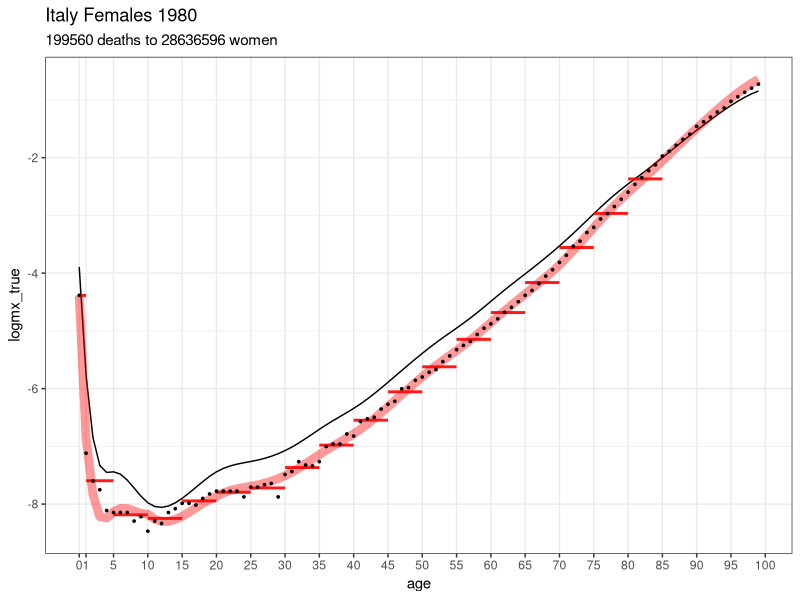
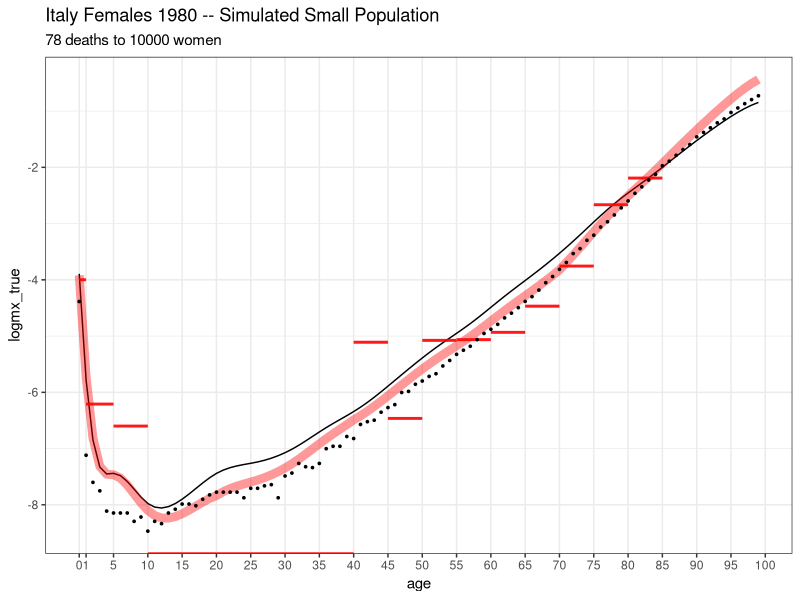
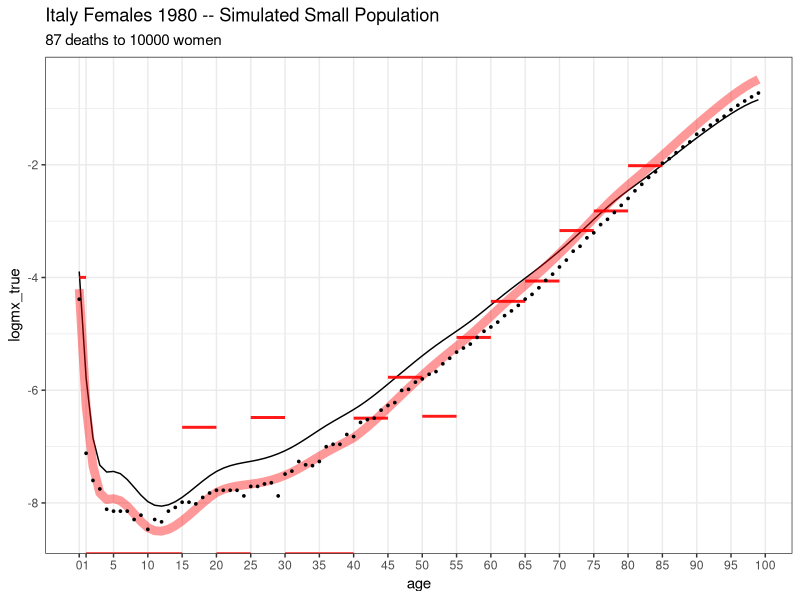
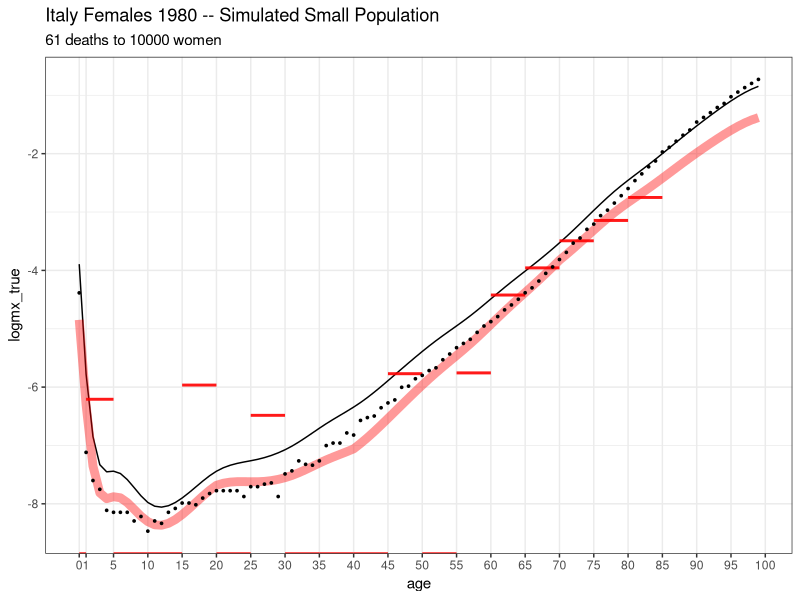
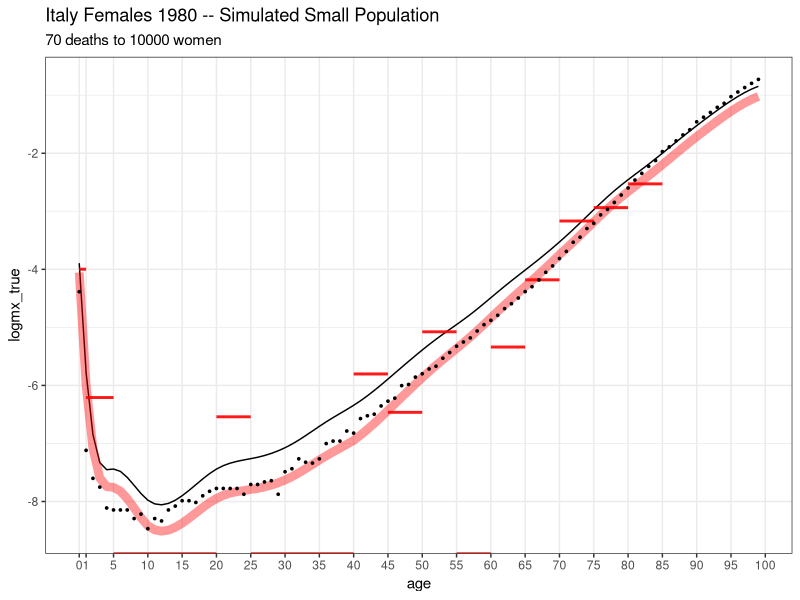
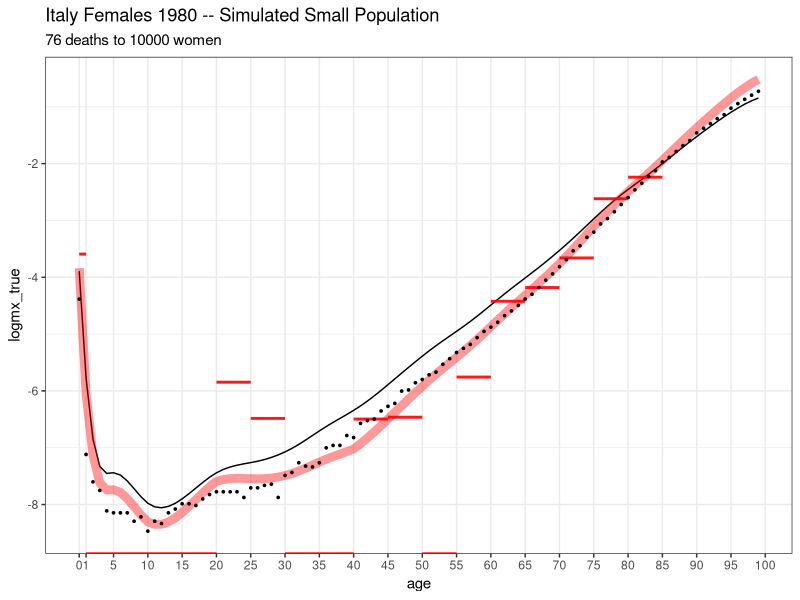
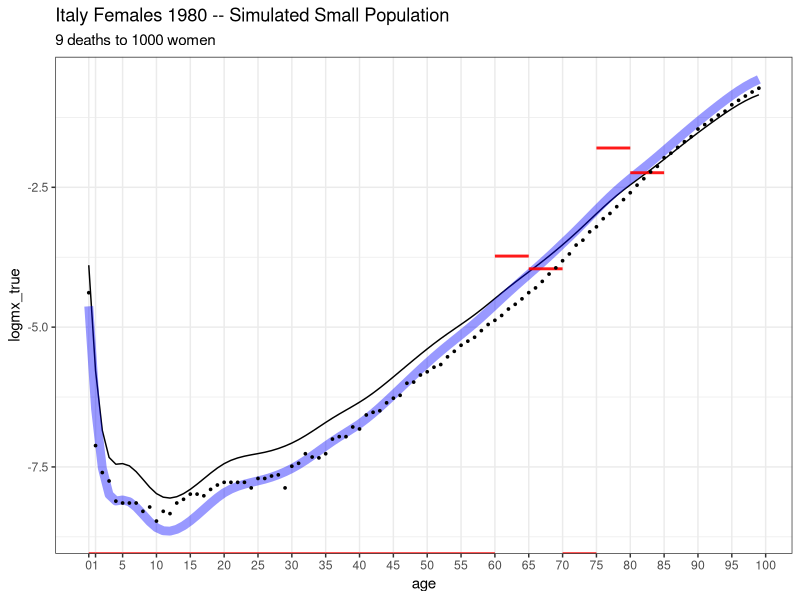
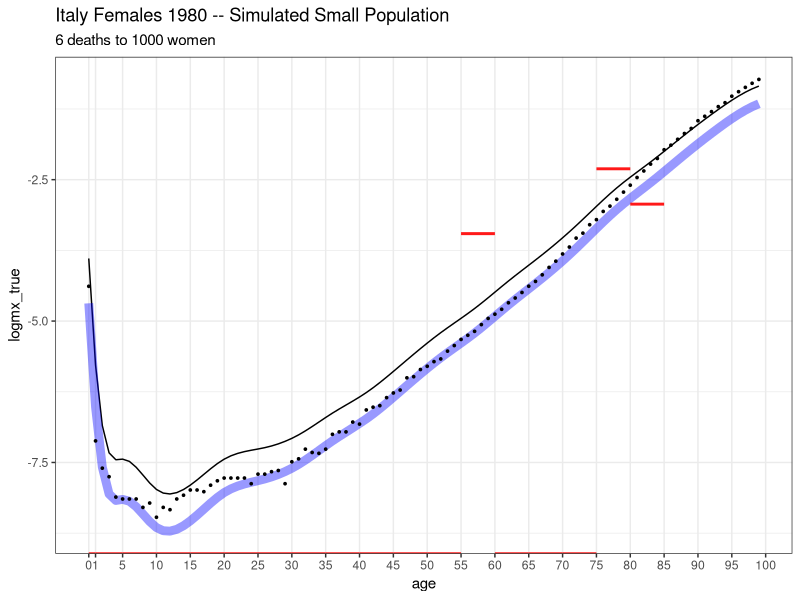

Recreate these plots in R, in order.
## ---- chunk 1
knitr::opts_chunk$set(echo = TRUE)
## ---- chunk 2
library(tidyverse, quietly = TRUE)
library(splines, quietly = TRUE)

## Italian female 1980 HMD data for age groups

L = c(0,1,seq(5,80,5))
U = c(tail(L,-1),85)

N = c(312106.85, 1423566.3, 2105814.63, 2249555.41, 2230885.74, 1983157.8, 
1874479.58, 1989351.99, 1772133.73, 1896866.51, 1836597.36, 1834496.64, 
1811178.38, 1192763.85, 1498384.03, 1223810.9, 863725.92, 537720.77)

D = c(3889, 716, 587, 589, 791, 816, 832, 1257, 1651, 2721, 4310, 
6636, 10536, 11043, 23312, 34945, 44537, 50392)
  

## standard schedule is (arbitrarily) the 1959 period schedule 
## for Canadian females at ages 0,1,...,99 
## these are the log mortality rates
std = c(-3.8933, -5.7776, -6.8474, -7.3298, -7.4519, -7.4408, -7.4807, 
-7.5845, -7.7219, -7.8628, -7.9771, -8.041, -8.0568, -8.0329, 
-7.9779, -7.9005, -7.8088, -7.7101, -7.6113, -7.5195, -7.4415, 
-7.3823, -7.3393, -7.308, -7.2837, -7.2619, -7.238, -7.2082, 
-7.1712, -7.1264, -7.0735, -7.0118, -6.9414, -6.8648, -6.7849, 
-6.7047, -6.6272, -6.5544, -6.4845, -6.4147, -6.3423, -6.2645, 
-6.1791, -6.0872, -5.9904, -5.8903, -5.7887, -5.6869, -5.586, 
-5.4866, -5.3895, -5.2953, -5.2049, -5.1186, -5.0347, -4.9513, 
-4.8664, -4.778, -4.6847, -4.5877, -4.4887, -4.3895, -4.2918, 
-4.1969, -4.1041, -4.0122, -3.9199, -3.8261, -3.7296, -3.6303, 
-3.5278, -3.4221, -3.3129, -3.2004, -3.0861, -2.9716, -2.8589, 
-2.7497, -2.6458, -2.5482, -2.4556, -2.3659, -2.2771, -2.187, 
-2.0942, -1.9991, -1.9028, -1.8062, -1.7105, -1.6164, -1.5242, 
-1.434, -1.3458, -1.2596, -1.1758, -1.0958, -1.0212, -0.9535, 
-0.8944, -0.8454)

## single-year log mortality rates from HMD
## these are the targets for TOPALS estimation
ITA_HMD_logmx = 
  c(-4.3852, -7.1185, -7.6009, -7.7517, -8.1117, -8.1456, -8.1456, 
-8.1456, -8.294, -8.2171, -8.4684, -8.294, -8.3349, -8.1456, 
-8.0789, -7.9866, -7.9866, -8.0164, -7.902, -7.824, -7.7753, 
-7.7753, -7.7753, -7.7753, -7.8753, -7.7063, -7.7063, -7.6628, 
-7.6417, -7.8753, -7.4876, -7.4354, -7.2644, -7.3233, -7.3385, 
-7.2644, -7.0021, -6.959, -6.959, -6.7855, -6.8216, -6.5713, 
-6.5225, -6.4956, -6.3539, -6.2712, -6.2196, -6.0035, -5.9835, 
-5.8569, -5.7992, -5.7169, -5.6694, -5.5315, -5.433, -5.3247, 
-5.2514, -5.1814, -5.0625, -4.9533, -4.8783, -4.7915, -4.6767, 
-4.5923, -4.4945, -4.3836, -4.2992, -4.1825, -4.0513, -3.9409, 
-3.8135, -3.6913, -3.5332, -3.4455, -3.2966, -3.2069, -3.0614, 
-2.9677, -2.8466, -2.7201, -2.5974, -2.4617, -2.3462, -2.2249, 
-2.1253, -1.9713, -1.8905, -1.7861, -1.6842, -1.5945, -1.4583, 
-1.3792, -1.297, -1.2087, -1.1393, -1.0245, -0.9444, -0.8681, 
-0.7958, -0.7276)


## single-year ages for TOPALS schedule
age = 0:99
knot_positions = c(0,1,10,20,40,70)

## B is an Ax7 matrix. Each column is a linear B-spline basis function
B      = bs( age, knots=knot_positions, degree=1 )
K = ncol(B) 

## penalty
D1 = diff( diag(K), diff=1)
P  = 2 * crossprod(D1)

## weighting matrix W
A = length(age) # number of single-year ages
G = length(L)   # number of age groups

W = matrix(0, nrow=G, ncol=A, dimnames=list(L,age))

W['0','0'] = 1
W['1',2:5] = 0.25
for (i in 3:G) W[i, 5*(i-2)+1:5] = 0.2

## ---- chunk 3

next_alpha = function(alpha) {
  mu = as.vector( exp( std + B %*% alpha))
  M  = as.vector( W %*% mu)
  
  Dhat = N * M
  
  X = W %*% diag(mu) %*% B
  A = diag(N/M)
  
  y = (D-Dhat)/N + X %*% alpha
  
  updated_alpha = solve( t(X) %*% A %*% X + P, t(X) %*% A %*% y)
  return(updated_alpha)
}



## ---- chunk 4

 alpha = matrix(NA,K,6, dimnames=list(c(knot_positions,99), paste0('iter',0:5)))

 alpha[,1] = rep(0,K)

 for (i in 2:ncol(alpha)) {
   alpha[,i] = next_alpha( alpha[,i-1])
 } 


 round( alpha,4)
 
 ## plot the data, true rates, and PIRLS fit
 
 df_grouped = data.frame(
                L = L,
                U = U,
                N = N,
                D = D
               ) %>%
          mutate(logmx_obs = log(D/N))
              
 
 df_single  = data.frame(
                  age=age,
                  std = std,
                  logmx_true = ITA_HMD_logmx,
                  logmx_fit  = std + B %*% alpha[,6]
               )

 ggplot(data = df_single, aes(x=age,y=logmx_true)) +
      geom_line(aes(x=age,y=std), color='black', lwd=0.5) +
      geom_line(aes(x=age,y=logmx_fit), color='red', lwd=3, alpha=.40) +
      geom_segment(data=df_grouped,aes(x=L,xend=U,
                                       y=logmx_obs,
                                       yend=logmx_obs),
                   color='red',lwd=1, alpha=.90) +
         geom_point(size=0.60) +
      labs(title='Italy Females 1980',
           subtitle = paste(sum(D),'deaths to',round(sum(N)),'women')) +
      scale_x_continuous(breaks=c(0,1,seq(5,100,5)),minor_breaks = NULL) +
      theme_bw()

## ---- chunk 5
## save the real data in "big" versions
  bigD = D
  bigN = N 

for (i in 1:5) {  
  ## simulate a small population    
    target_pop = 10000
    N = bigN * target_pop/sum(bigN)
    D = rpois(length(N), N* bigD/bigN)
    
  ## TOPALS fit with PIRLS
   alpha = matrix(NA,K,6, dimnames=list(c(knot_positions,99), paste0('iter',0:5)))

  
   alpha[,1] = rep(0,K)
  
   for (i in 2:ncol(alpha)) {
     alpha[,i] = next_alpha( alpha[,i-1])
   } 
  
   round( alpha,4)


   ## plot the data, true rates, and PIRLS fit
   
   df_grouped = data.frame(
                  L = L,
                  U = U,
                  N = N,
                  D = D
                 ) %>%
            mutate(logmx_obs = log(D/N))
                
   
   df_single  = data.frame(
                    age=age,
                    std = std,
                    logmx_true = ITA_HMD_logmx,
                    logmx_fit  = std + B %*% alpha[,6]
                 )
  
  this_fig= ggplot(data = df_single, aes(x=age,y=logmx_true)) +
        geom_line(aes(x=age,y=std), color='black', lwd=0.5) +
        geom_line(aes(x=age,y=logmx_fit), color='red', lwd=3, alpha=.40) +
        geom_segment(data=df_grouped,aes(x=L,xend=U,
                                         y=logmx_obs,
                                         yend=logmx_obs),
                     color='red',lwd=1, alpha=.90) +
           geom_point(size=0.60) +
        labs(title='Italy Females 1980 -- Simulated Small Population',
             subtitle = paste(sum(D),'deaths to',round(sum(N)),'women')) +
        scale_x_continuous(breaks=c(0,1,seq(5,100,5)),minor_breaks = NULL) +
        theme_bw()
   
  print(this_fig)

}
## ---- chunk 6
## save the real data in "big" versions
  bigD = D
  bigN = N 

for (i in 1:5) {  
  ## simulate a small population    
    target_pop = 1000
    N = bigN * target_pop/sum(bigN)
    D = rpois(length(N), N* bigD/bigN)
    
  ## TOPALS fit with PIRLS
   alpha = matrix(NA,K,6, dimnames=list(c(knot_positions,99), paste0('iter',0:5)))    
  
   alpha[,1] = rep(0,K)
  
   for (i in 2:ncol(alpha)) {
     alpha[,i] = next_alpha( alpha[,i-1])
   } 
  
   round( alpha,4)


   ## plot the data, true rates, and PIRLS fit
   
   df_grouped = data.frame(
                  L = L,
                  U = U,
                  N = N,
                  D = D
                 ) %>%
            mutate(logmx_obs = log(D/N))
                
   
   df_single  = data.frame(
                    age=age,
                    std = std,
                    logmx_true = ITA_HMD_logmx,
                    logmx_fit  = std + B %*% alpha[,6]
                 )
  
  this_fig= ggplot(data = df_single, aes(x=age,y=logmx_true)) +
        geom_line(aes(x=age,y=std), color='black', lwd=0.5) +
        geom_line(aes(x=age,y=logmx_fit), color='blue', lwd=3, alpha=.40) +
        geom_segment(data=df_grouped,aes(x=L,xend=U,
                                         y=logmx_obs,
                                         yend=logmx_obs),
                     color='red',lwd=1, alpha=.90) +
           geom_point(size=0.60) +
        labs(title='Italy Females 1980 -- Simulated Small Population',
             subtitle = paste(sum(D),'deaths to',round(sum(N)),'women')) +
        scale_x_continuous(breaks=c(0,1,seq(5,100,5)),minor_breaks = NULL) +
        theme_bw()
   
  print(this_fig)

}
